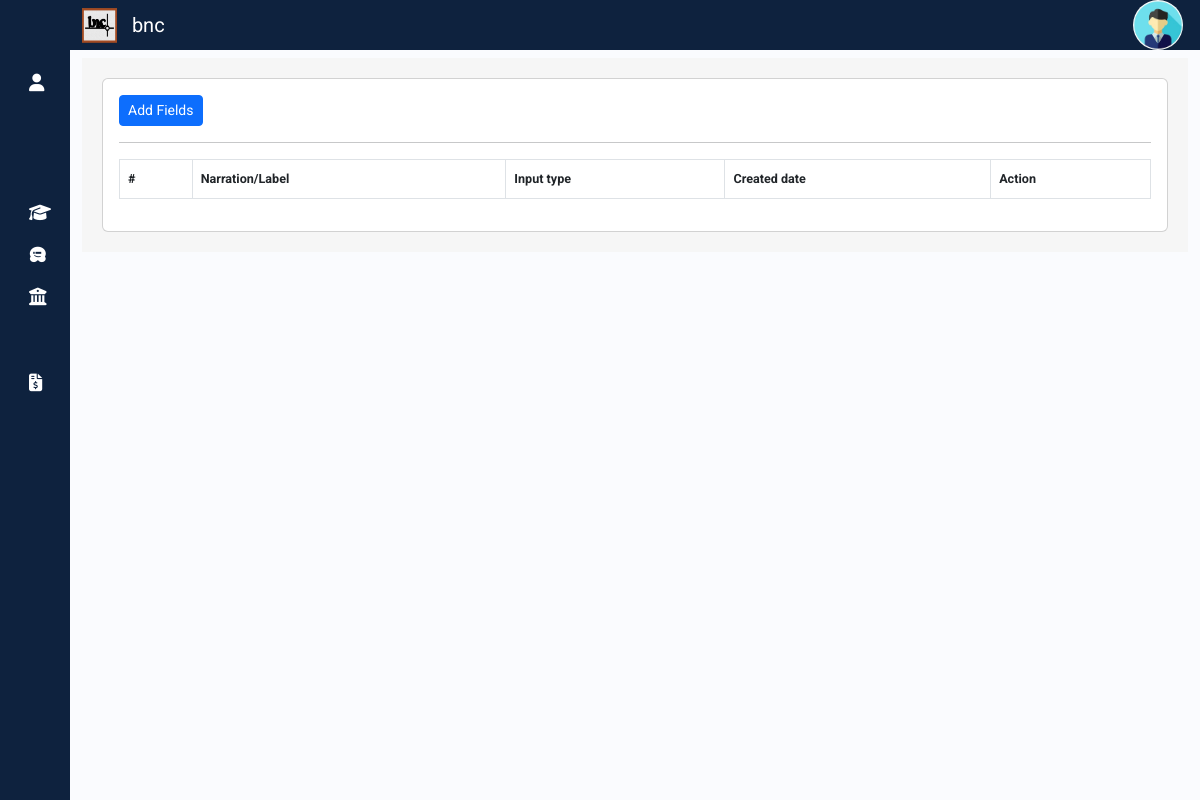
Page /propval/engdynamicfield on the earlier database version.
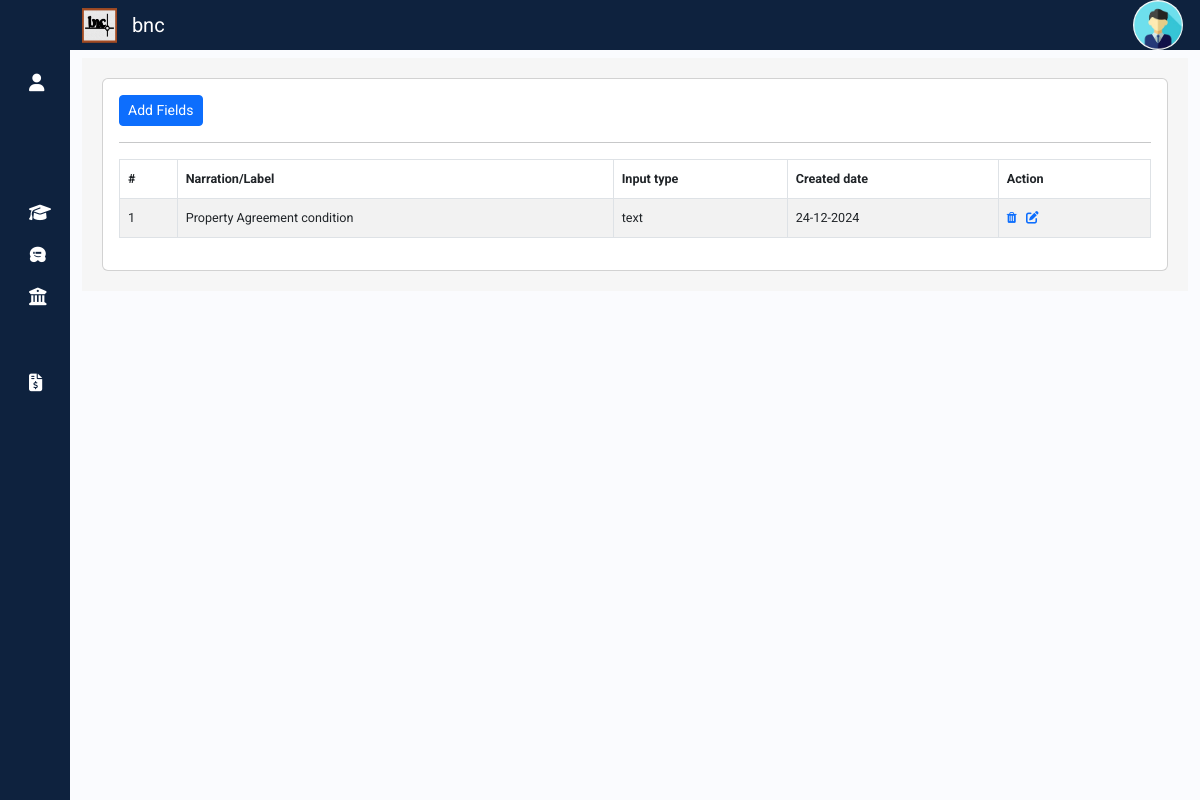
Same page on the later database version.
### propval/models.py (models this page shows)
class EngDynamicField(models.Model):
    INPUT_CHOICES = [
        ('text', 'Text'),
        ('textarea', 'Textarea'),
        ('datetime', 'DateTime'),
        ('email', 'Email'),
        ('number', 'Number'),
    ]
    label = models.CharField(max_length=100)
    input_type = models.CharField(max_length=50)
    active = models.BooleanField(default=True)
    timestamp = models.DateTimeField(auto_now_add=True)
    def __str__(self):
        return self.label

### propval/views.py (the view)
# urls.py: path('engdynamicfield',views.engdynamicfield,name='engdynamicfield'),
def engdynamicfield(request):
    context = {
        'api_base_url': settings.API_BASE_URL,
    }
    if request.method == 'POST':
        engdynamicfields = EngDynamicField()
        engdynamicfields.label =request.POST.get('label')
        engdynamicfields.input_type = request.POST.get('input_type')
        engdynamicfields.save()
        return redirect('engdynamicfield')
    try:
        engdynamicfields = EngDynamicField.objects.exclude(active=False)
        if not engdynamicfields.exists():  # Check if there are any records
            print("No records found.")
    except Exception as e:
        engdynamicfields=[]
        print(f"An error occurred: {e}")
    print(engdynamicfields)
    return render(request, 'engdynamicfield.html', {'engdynamicfields': engdynamicfields,'context': context})

### templates/engdynamicfield.html (shortened to what this page needs)
{% extends "sidebar.html" %}
{% load static %}
{% block content %}
<div class="container-fluid my-2" >
  <div class="container" style="display:block; background-color:#f6f6f6; padding:20px 20px 20px;">
    <div class="row">
      <div class="col-md-12">
        <div class="card">
          <div class="card-body">
            <a class="btn btn-primary btn-sm" id="impdocaddbtn" onclick="addimpdoc()">Add Fields</a>
            <hr>
            <table id="impdoctable" class="table table-hover table-striped table-bordered" style="font-size: 90%;">
              <thead>
                <tr>
                  <th scope="col">#</th>
                  <th scope="col">Narration/Label</th>
                  <th scope="col">Input type</th>
                  <th scope="col">Created date</th>
                  <th scope="col">Action </th>
                </tr>
              </thead>
              <tbody>
                {% for recrep in engdynamicfields %}
                  <tr id="imp{{recrep.id}}" >
                  <td  scope="row">{{forloop.counter}}</td>
                  <td id="docnarration" class="docnarration" >{{recrep.label}}</td>
                  <td id="doctype" class="doclink" >{{recrep.input_type}}</td>
                  <td  >{{recrep.timestamp|date:"d-m-Y"}}</td>
                  <td><a class="impdocdelete" data-url="{% url 'engdynamicfielddelete' recrep.id %}" href="" title="Delete">
                    <i class="fa fa-trash" aria-hidden="true"></i></a>&nbsp;&nbsp;
                    <a type="button"  class="edit-btn" title="Edit" id="" >
                      <i class="fas fa-edit action-icon " ></i>
                    </a>&nbsp;&nbsp;
                  </td>
                  </tr>
                {% endfor %}
              </tbody>
            </table>
          </div>
        </div>
      </div>
    </div>
  </div>
</div>
{% endblock %}

Differences in the rows shown:
added EngDynamicField: label "Property Agreement condition", input_type "text", timestamp "24-12-2024"
